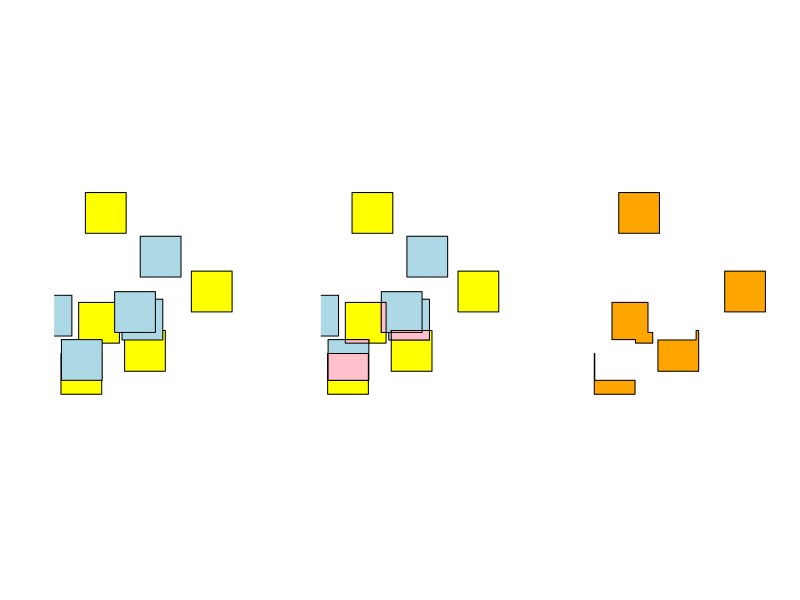

R code for this plot:
library(sf)

# create a polygon of 1x1 square
m = rbind(c(0,0), c(1,0), c(1,1), c(0,1), c(0,0))
p = st_polygon(list(m))

# generate n squares within the bigger square (aka parcels)
n = 5
set.seed(131)
l = vector("list", n)
for (i in 1:n)
    l[[i]] = p + 5 * runif(2)
s1 = st_sfc(l)
area1 <- st_area(s1)

# generate another n squares that overlap with the other ones (aka env feature)
set.seed(567)
l = vector("list", n)
for (i in 1:n)
    l[[i]] = p + 4 * runif(2)
s2 = st_sfc(l)

# plot results in three plots
par(mfrow = c(1, 3))

# plot the two layers
plot(s1, col = "yellow")
plot(s2, col = "lightblue", add = TRUE)

# compute and show intersections
i = st_intersection(s1, s2) 
plot(s1, col = "yellow")
plot(s2, col = "lightblue", add = TRUE)
plot(i, col = "pink", add = TRUE)
# next the pink areas will be cut out

# compute and show the parcel layer minus the env feature layer
d = st_difference(s1, st_union(s2))
plot(d, col = "orange")

area2 <- st_area(d)

cat("\nArea reduced from", sum(area1), "to", sum(area2), "\n")
